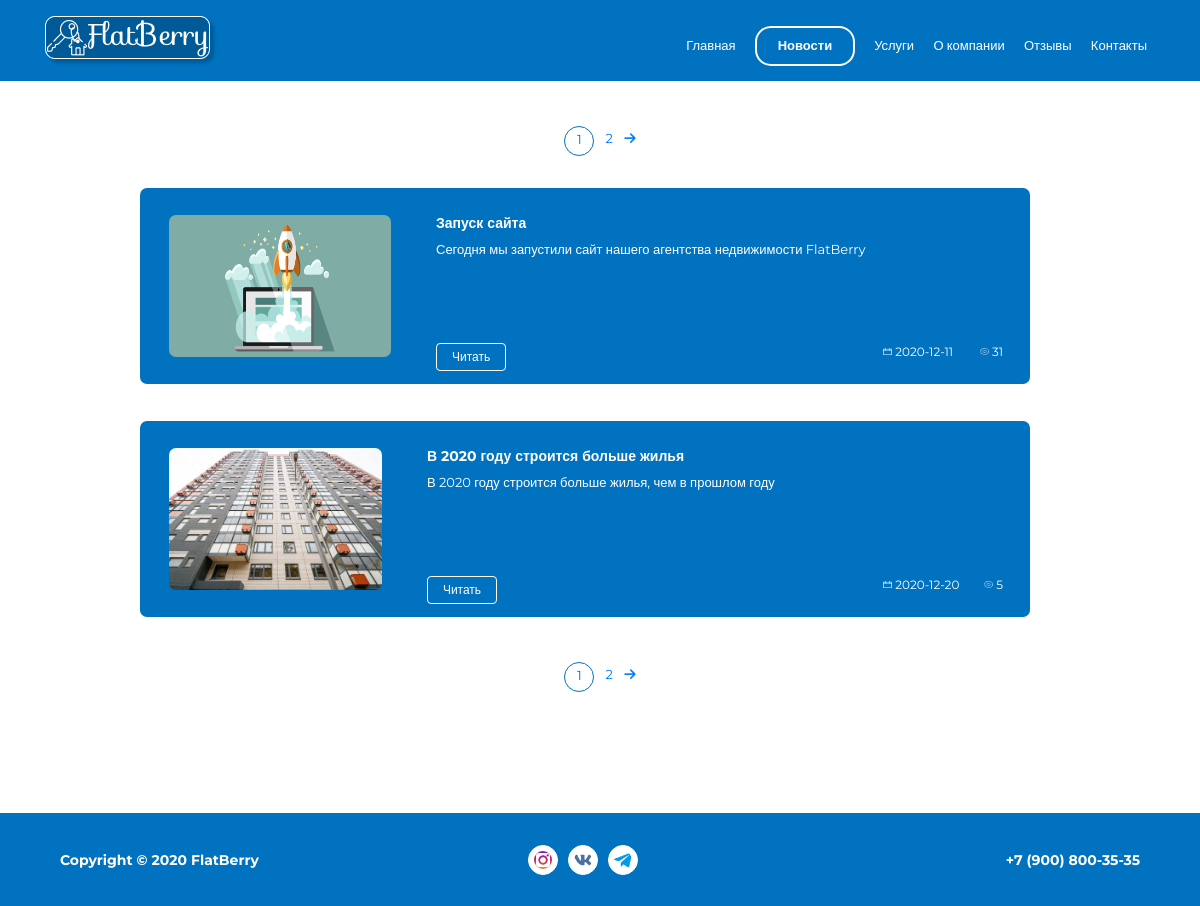
Page /news/ on the committed database.
### mainApp/models.py (models this page shows, shortened)
class Article(models.Model):
    title = models.CharField(max_length=50, verbose_name='Заголовок')
    slug = models.SlugField(blank=True, verbose_name='Слаг/Slug')
    description = models.TextField(max_length=215, verbose_name='Краткое описание')
    date = models.DateTimeField(blank=True, verbose_name='Дата')
    views = models.PositiveIntegerField(default=0, blank=True, verbose_name='Кол-во просмотров')
    time_to_read = models.IntegerField(blank=True, verbose_name='Время для прочтения')
    text = models.TextField(verbose_name='Текст статьи')
    img = models.ImageField(upload_to='article/', verbose_name='Фотография статьи', null=True)
    class Meta:
        verbose_name = 'Статья'
        verbose_name_plural = 'Новости'

### mainApp/views.py (the view)
# urls.py: path('news/', include("mainApp.urls")),
def news(request):
    active = ['articles']
    article_list = Article.objects.all()
    paginator = Paginator(article_list, 2)
    page = request.GET.get('page')
    try:
        articles = paginator.page(page)
    except PageNotAnInteger:
        articles = paginator.page(1)
    except EmptyPage:
        articles = paginator.page(paginator.num_pages)
    page_range = paginator.page_range
    return render(request, 'mainApp/news.html', {"articles": articles,
                                                 "page_range": page_range,
                                                 "active": active})

### mainApp/templates/mainApp/news.html (shortened to what this page needs)
{% extends 'base.html' %}
{% block content %}
{% load static %}
<div class="container">
        <div class="row">
            <div class="col-lg-10 offset-1">
                <nav class="page-nav articles-nav">
                    <ul class="pagination">
                        {% for n in articles.paginator.page_range %}
                            {% if n > articles.number|add:-4 and n < articles.number|add:4 %}
                                 <li class="pagination-item">
                                     <a href='?page={{ n }}{% if request.GET.q %}&q={{ request.GET.q }}{% endif %}'>
                                         <p class="page-num {% if n == articles.number %}page-action{% endif %}">{{ n }}</p>
                                     </a>
                                 </li>
                            {% endif %}
                        {% endfor %}
                        {% if articles.has_next %}
                            <a class="prev-el" href="?page={{ articles.next_page_number }}">
                                <i class="fa fa-arrow-right" aria-hidden="true"></i>
                            </a>
                        {% endif %}
                    </ul>
                </nav>
                <div class="articles animate__animated animate__fadeInLeft">
                  {% for article in articles %}
                  <div class="article-wrapper blue">
                    <img class="article__img" src="{{ article.img.url }}" alt="">
                      <div class="article_description">
                        <h6 class="article-title">{{ article.title }}</h6>
                          <p class="article-text">{{ article.description }}</p>
                          <div class="article-footer">
                            <button class="read-btn">
                              <a class="read-a" href="{% url 'article-detail' slug=article.slug %}">Читать</a>
                            </button>
                            <div class="article-footer-stat">
                              <p class="date">
                                <img class="icons" src="{% static 'mainApp/img/icons/calendar.png' %}" alt="date">
                                 {{ article.date|date:"Y-m-d" }}</p>
                              <p class="views">
                                <img class="icons" src="{% static 'mainApp/img/icons/eye.png' %}" alt=""> {{ article.views }} </p>
                            </div>
                          </div>
                        </div>
                  </div>
                  {% endfor %}
                </div>
                <nav class="page-nav articles-nav">
                    <ul class="pagination">
                        {% for n in articles.paginator.page_range %}
                            {% if n > articles.number|add:-4 and n < articles.number|add:4 %}
                                 <li class="pagination-item">
                                     <a href='?page={{ n }}{% if request.GET.q %}&q={{ request.GET.q }}{% endif %}'>
                                         <p class="page-num {% if n == articles.number %}page-action{% endif %}">{{ n }}</p>
                                     </a>
                                 </li>
                            {% endif %}
                        {% endfor %}
                        {% if articles.has_next %}
                            <a class="prev-el" href="?page={{ articles.next_page_number }}">
                                <i class="fa fa-arrow-right" aria-hidden="true"></i>
                            </a>
                        {% endif %}
                    </ul>
                </nav>
            </div>
        </div>
    </div>
{% endblock %}

### mainApp/static/mainApp/css/style.css (style rules this page uses)
body { font-family: 'Montserrat', sans-serif; font-size: 13px; height: 100%; }
.blue { background-color: #0072C0; }
.icons { width: 9px; height: 9px; padding-bottom: 2px; color: #fff; }
.page-nav { display: flex; justify-content: center; margin: 0 auto; }
.pagination-item { text-align: center; }
.page-num { width: 30px; height: 30px; padding-top: 3px; transition: border 1s ease-out; }
.page-action, .page-num:hover { border: 1px solid #0072C0; border-radius: 50%; color: #0072C0; }
.fa-arrow-left, .fa-arrow-right { margin-top: 6px; }
.articles { padding-right: 30px; }
.article-wrapper { height: 196px; display: flex; border:transparent; border-radius: 7px; color: #fff; }
.article__img { border: transparent; border-radius: 7px; width: 222px; height: 142px; margin: 27px 0 0 29px; }
.article_description { width: 80%; height: 142px; margin: 27px 27px auto 45px; }
.article-title { font-size: 14px; font-weight: bold; }
.article-text { font-size: 13px; height: 87px; }
.article-footer { font-size: 12px; display: flex; margin-top: auto; }
.read-btn { margin-bottom: 40px; background-color: transparent; border: 1px solid #fff; border-radius: 4px; padding: 4px 15px; }
.read-a { color: #fff; }
.article-footer-stat { display: flex; width: 120px; justify-content: space-between; margin-left: auto; }
.article-wrapper:not(:first-child) { margin-top: 37px; }
.articles-nav { margin-top: 45px; }
button, button:active, button:focus { outline: none; }

### rows in the picture
Article: img (picture), title "Запуск сайта", description "Сегодня мы запустили сайт нашего агентства недвижимости FlatBerry", date "2020-12-11", views "31"
Article: img (picture), title "В 2020 году строится больше жилья", description "В 2020 году строится больше жилья, чем в прошлом году", date "2020-12-20", views "5"

### other values in the picture
{{ n }} "1" "2"
